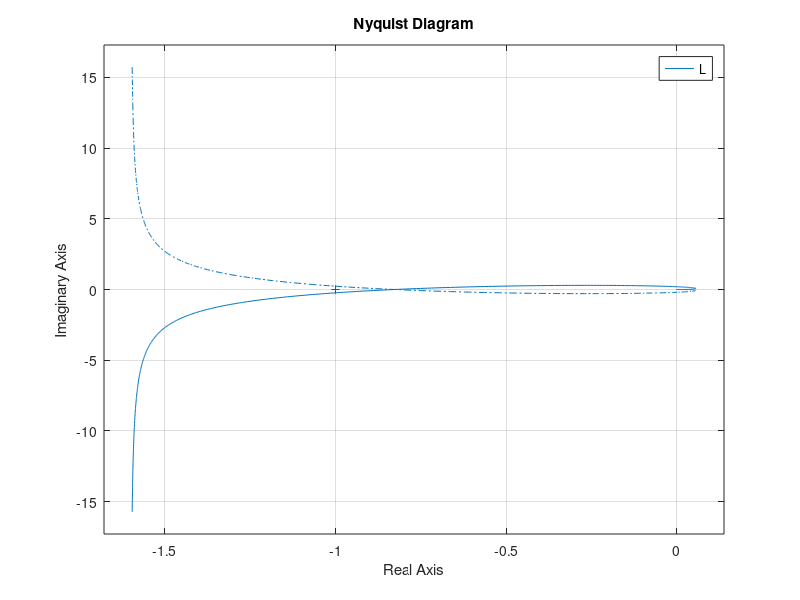

Write MATLAB code to recreate this figure.
%% Exercise 1 Part 1
% * Lab 03
% * Author: Riccardo Cappuzzo
% * 2015-05-17

%% Initialization of functions

clc;
clear all, close all;
s = tf('s');

C = -0.5;
G = -(1-s)/(s*(1+s)^2*(1+s/5));
L = zpk(minreal(G*C));

T = L/(1+L);

%% Evaluation of the poles of T
pT = pole(T);
% All the poles have negative real part, thus from this point of view the
% function is stable.

%% Nyquist stability criterion
% # determine the number P of poles of _L(s)_ with positive real part
% # draw the nyq diagram of _L(s)_
% # compute the number _N_ of encirclements of the nyq diagram of L around
% the critical point (-1, j0)
% # compute the number _Z_ of the closed loop poles with positive real part
% as _Z_ = _N_ + _P_
% The system is stable iff _Z_=0


% 1.
p = pole (L);
P = length (find (p>0));
% 2.
figure, nyquist (L);
% 3.
% No encirclements, thus N = 0
N = 0;
Z = N+P;
% The system is stable
